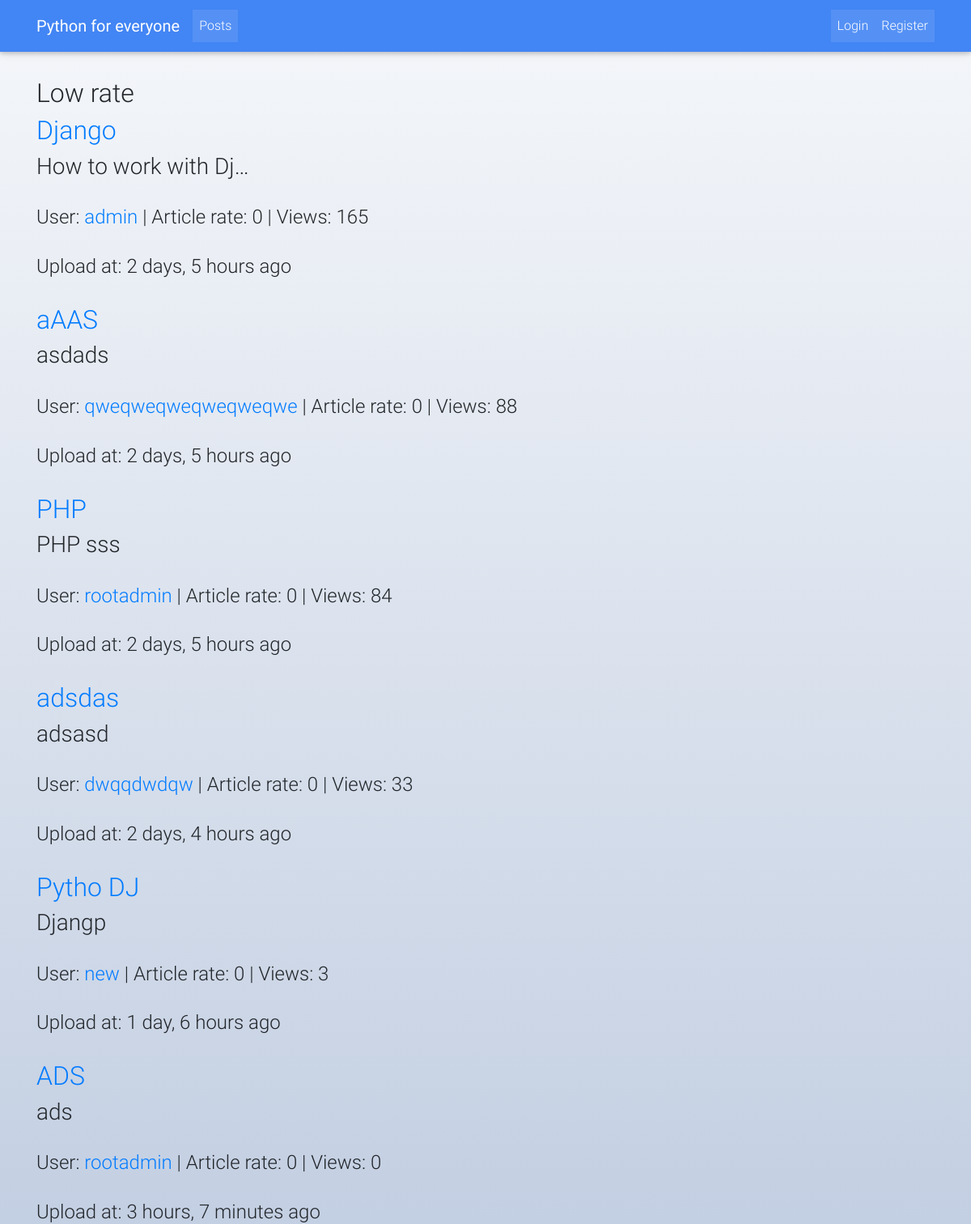
The app's page /posts/rate/low_rate/, older data.
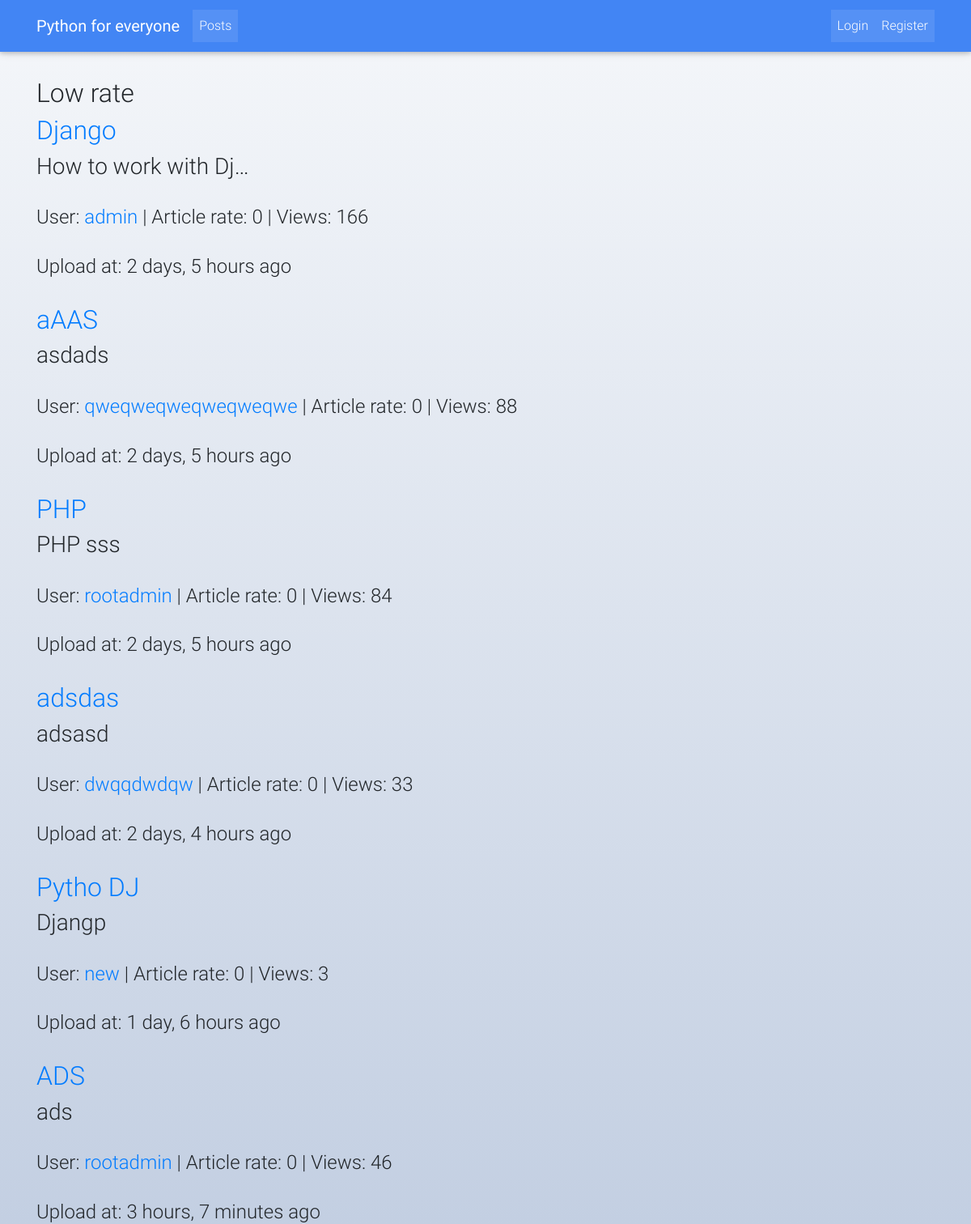
The same page, newer data.
### post/models.py (models this page shows, shortened)
class Posts(models.Model):
    user = models.ForeignKey(User, on_delete=models.CASCADE)
    title = models.CharField(max_length=50)
    content = models.TextField()
    image = models.ImageField(upload_to='media',
                              null=True,
                              blank=True,
                             )
    rate = models.IntegerField(default=0)
    views = models.PositiveIntegerField(default=0)
    updated_at = models.DateTimeField(auto_now_add=False, auto_now=True)
    timestamp = models.DateTimeField(auto_now_add=True, auto_now=False)
    objects = PostManager()
    likes = GenericRelation(Like)
    def get_user_url(self):
        return reverse("accounts:account", kwargs={"id": self.user.id})
    def get_absolute_url(self):
        return reverse("post:detail_page", kwargs={"id": self.id})

### post/views.py (the view)
# urls.py: re_path('^rate/(?P<slug>[-\w]+)/$', high_middle_low_rate, name='high_middle_low_rate'),
def high_middle_low_rate(request, slug):
    if slug not in ['high_rate', 'middle_rate', 'low_rate']:
        raise Http404
    if slug == 'high_rate':
        posts = Posts.objects.high_rate()
        slug1 = "High"
    if slug == 'middle_rate':
        posts = Posts.objects.middle_rate()
        slug1 = "Middle"
    if slug == 'low_rate':
        posts = Posts.objects.low_rate()
        slug1 = "Low"
    context = {
        'posts': posts,
        'title': slug1,
    }
    return render(request, "home/choose_rate.html", context)

### post/models.py (called while the page is built)
    def low_rate(self, *args, **kwargs):
        return Posts.objects.filter(rate__range=(0, 5))

### templates/home/choose_rate.html
{% extends "home/base.html" %}
{% block content %}
    <div class="container">
        <div class="col-xs-8 col-xs-offset-2">
            <h2>{{ title }} rate</h2>
            {% if posts %}
                {% for post in posts %}
                    <h2><a href="{{ post.get_absolute_url }}">{{ post.title }}</a></h2>
                    <h3>{{ post.content|truncatechars:20 }}</h3>
                    <h4>User: <a href="{{ post.get_user_url }}">{{ post.user.username }}</a> | Article rate: {{ post.rate }} | Views: {{ post.views }}</h4>
                    <h4>Upload at: {{ post.timestamp|timesince }} ago</h4>
                {% endfor %}
            {% else %}
                    <h2 class="alert alert-info">Ops, we haven't articles with this rate</h2>
                {% endif %}
        </div>
    </div>
{% endblock %}

Row changes from the older to the newer data that the page shows:
changed Posts "Django": views "165" → "166"
changed Posts "ADS": views "0" → "46"
